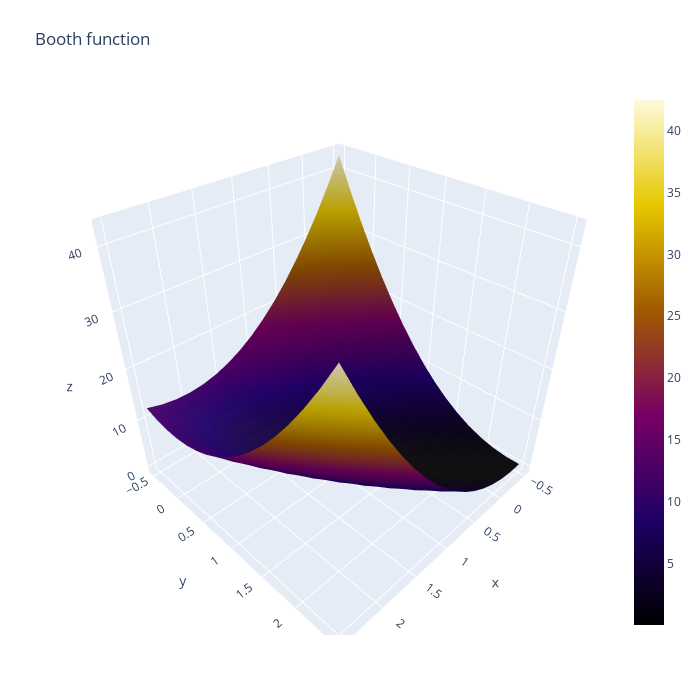

Source (notebook cell):
### Code cell
fig4 = go.Figure(data=[
    go.Surface(z=z_212,x=x_212,y=y_212,colorscale='Electric')])
fig4.update_layout(title='Booth function', autosize=True,
                  width=700, height=700,
                  margin=dict(l=65, r=50, b=65, t=90))
fig4.show()

### Figure 1 — Plotly figure (JSON) as saved in the notebook; plotly's stock layout.template omitted (floating-point values rounded to 4 significant figures; data arrays with more than 128 entries replaced by an {"elided": "..."} marker saying what was removed)
{"data": [{"colorscale": [[0, "rgb(0,0,0)"], [0.2, "rgb(30,0,100)"], [0.4, "rgb(120,0,100)"], [0.6, "rgb(160,90,0)"], [0.8, "rgb(230,200,0)"], [1, "rgb(255,250,220)"]], "type": "surface", "x": [-0.5, -0.3125, -0.125, 0.0625, 0.25, 0.4375, 0.625, 0.8125, 1, 1.188, 1.375, 1.562, 1.75, 1.938, 2.125, 2.312, 2.5], "y": [-0.5, -0.3125, -0.125, 0.0625, 0.25, 0.4375, 0.625, 0.8125, 1, 1.188, 1.375, 1.562, 1.75, 1.938, 2.125, 2.312, 2.5], "z": {"elided": "17x17 float values"}}], "layout": {"autosize": true, "height": 700, "margin": {"b": 65, "l": 65, "r": 50, "t": 90}, "title": {"text": "Booth function"}, "width": 700}}
